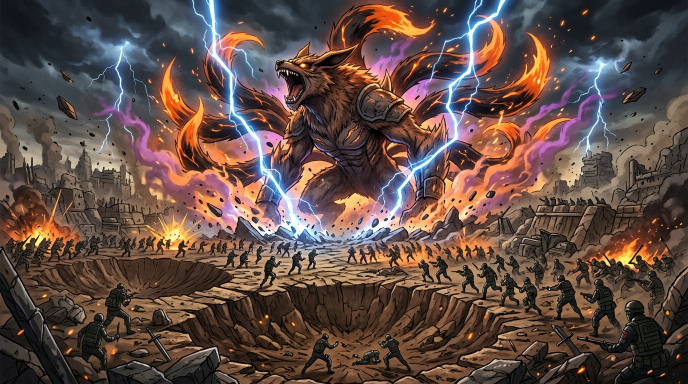
#> input picture src/assets/images/shinobi_titanic_beast_backdrop_1791702699652.jpg, 1376 x 768 px, given in place of shinobi_titanic_beast_backdrop_1791702699652.jpg.png, which was not available (shown at 1/2 size)
$ python view.py ../../../src/assets/images/shinobi_titanic_beast_backdrop_1791702699652.jpg ../../../src/assets/images/shinobi_campaign_forest_backdrop_1791702689788.jpg
#> lines starting #> are read from the running program, lines starting #| are printed output that depends on the picture; pictures that were not available may be replaced by others from this repository, and a replacement may not be noted
import sys, os
from PIL import Image
S='/tmp/claude-0/-home-user-Ninja-Fantasy-Game/686daf18-129b-55df-a0e0-8b5389d0083e/scratchpad/art2/staging/ui_icons'
O='/tmp/claude-0/-home-user-Ninja-Fantasy-Game/686daf18-129b-55df-a0e0-8b5389d0083e/scratchpad/icons1/iter'
jid=sys.argv[1]; tag=sys.argv[2] if len(sys.argv)>2 else 'v'
his=Image.open(f'{S}/ref/{jid}.png').convert('RGB').resize((352,352),Image.LANCZOS)
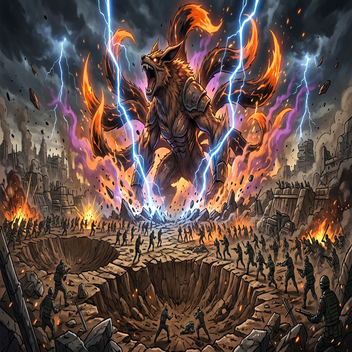
#> his: PIL image 352x352 RGB; mean R, G, B 97, 76.4, 70
a=Image.open(f'{S}/{jid}@2x.png').convert('RGB').resize((352,352),Image.NEAREST)
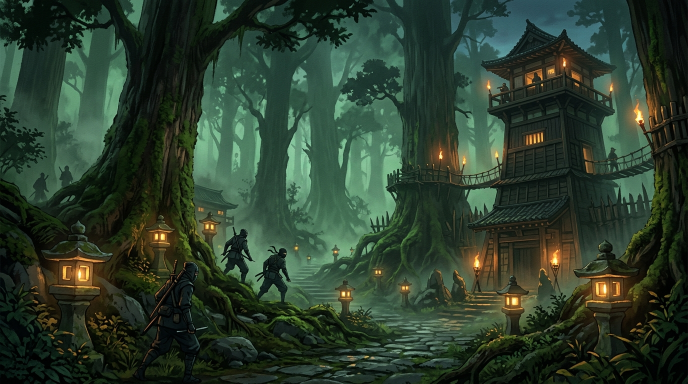
#> input picture src/assets/images/shinobi_campaign_forest_backdrop_1791702689788.jpg, 1376 x 768 px, given in place of shinobi_titanic_beast_backdrop_1791702699652.jpg@2x.png, which was not available (shown at 1/2 size)
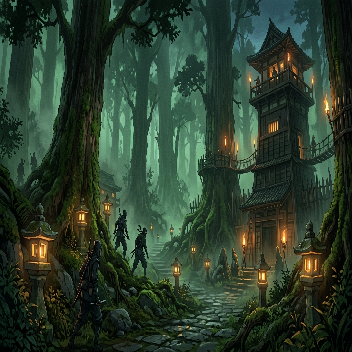
#> a: PIL image 352x352 RGB; mean R, G, B 44, 61.7, 45.2
b=Image.open(f'{S}/{jid}.png').convert('RGB').resize((352,352),Image.NEAREST)
c=Image.open(f'{S}/{jid}.png').convert('RGB')
#> c is the input picture: PIL image 1376x768 RGB; mean R, G, B 44, 61.7, 45.2
o=Image.new('RGB',(352*3+40+60,352+20),(21,23,29))
o.paste(his,(10,10)); o.paste(a,(372,10)); o.paste(b,(734,10)); o.paste(c,(1096,10)); o.paste(c.resize((44,44)),(1096,70))
#> after `o.paste(his, (10, 10))`:
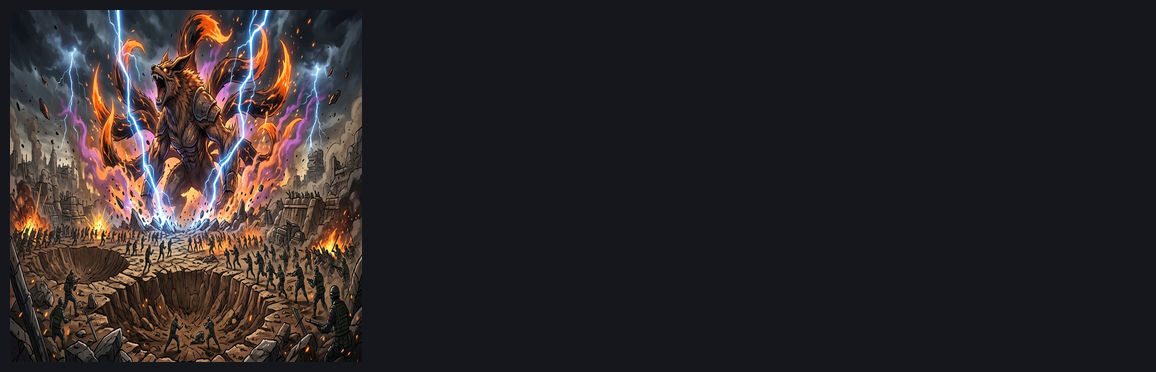
#> o: PIL image 1156x372 RGB; mean R, G, B 42.9, 38.4, 40.8
#> after `o.paste(a, (372, 10))`:
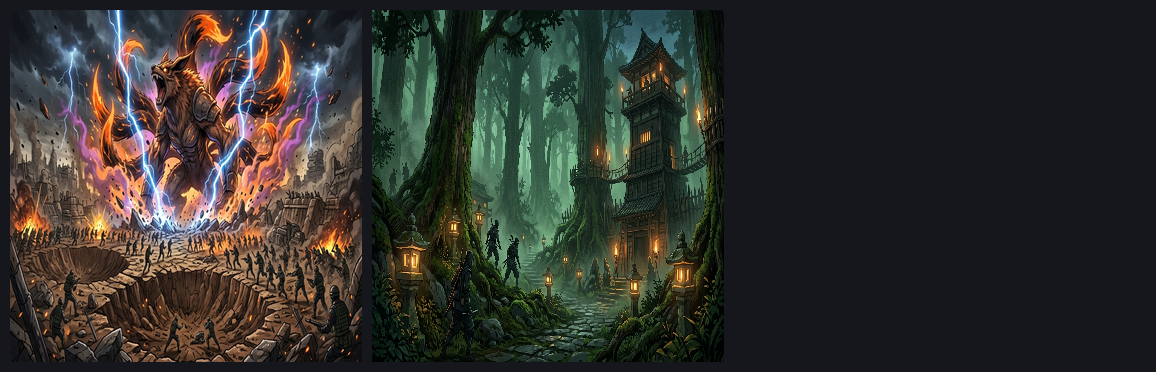
#> o: PIL image 1156x372 RGB; mean R, G, B 49.5, 49.5, 45.5
#> after `o.paste(b, (734, 10))`:
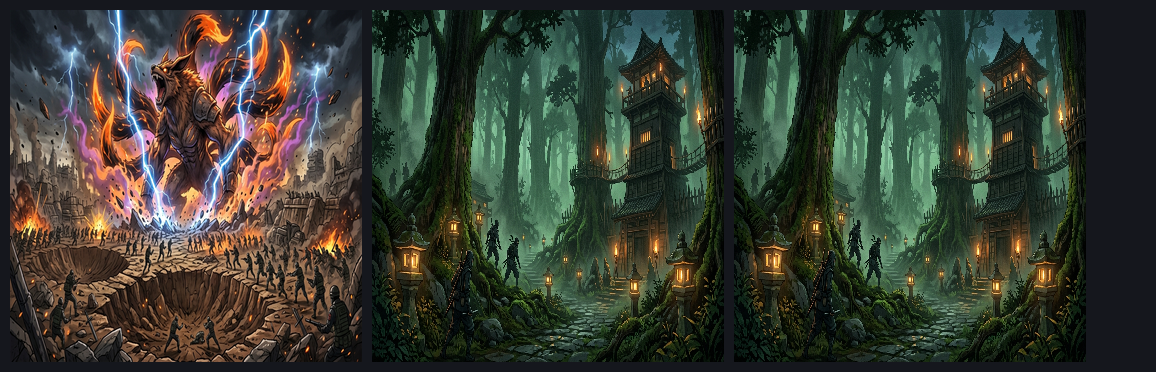
#> o: PIL image 1156x372 RGB; mean R, G, B 56.2, 60.7, 50.1
#> after `o.paste(c, (1096, 10))`:
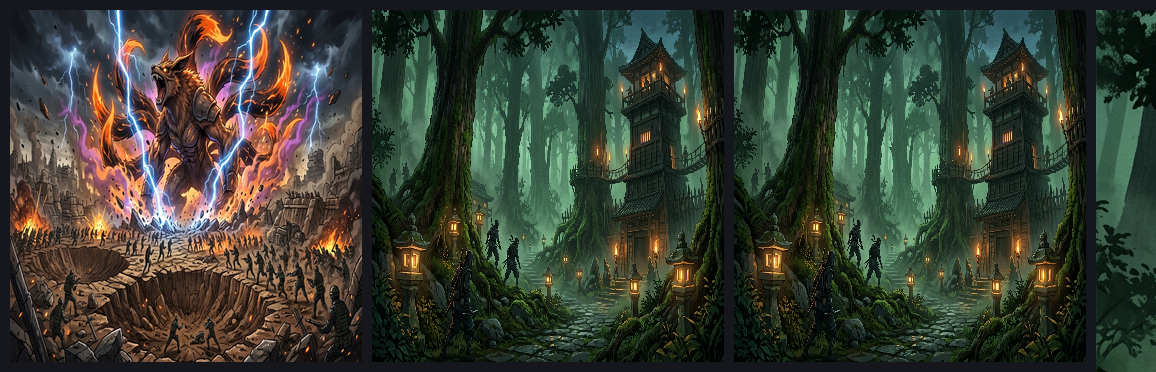
#> o: PIL image 1156x372 RGB; mean R, G, B 56.9, 62.6, 51.1
o.save(f'{O}/{tag}-{jid}.png')
